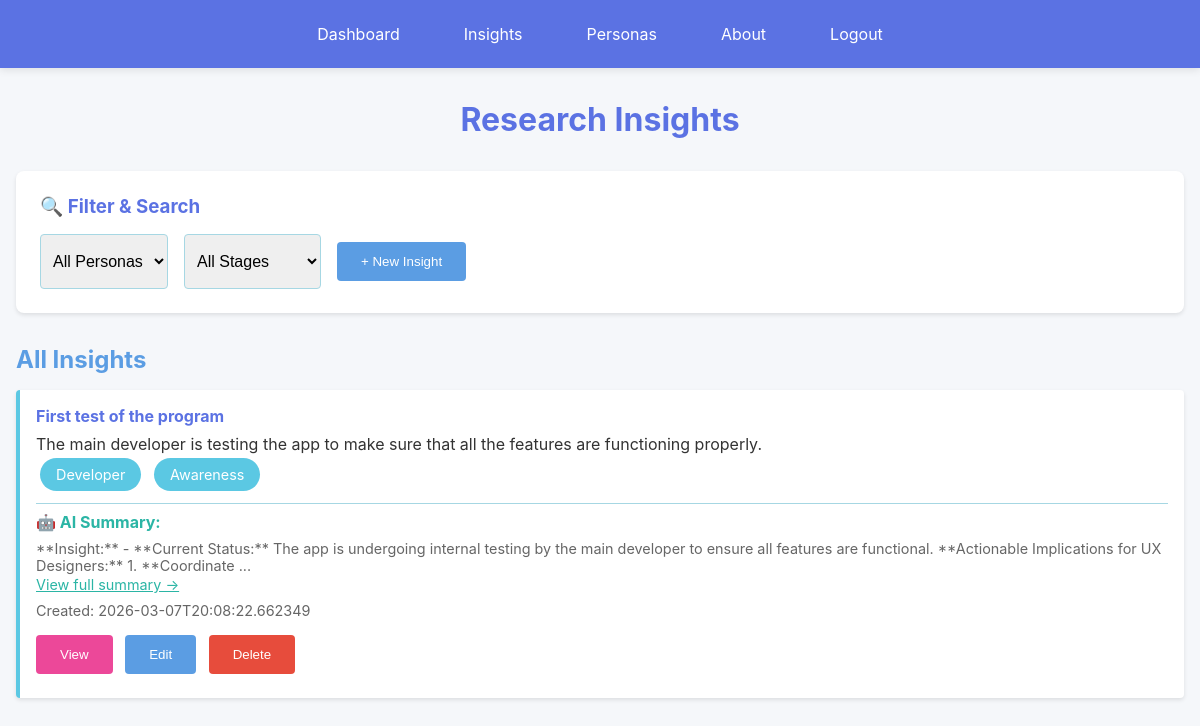
Before: /insights (signed in) with the older database file.
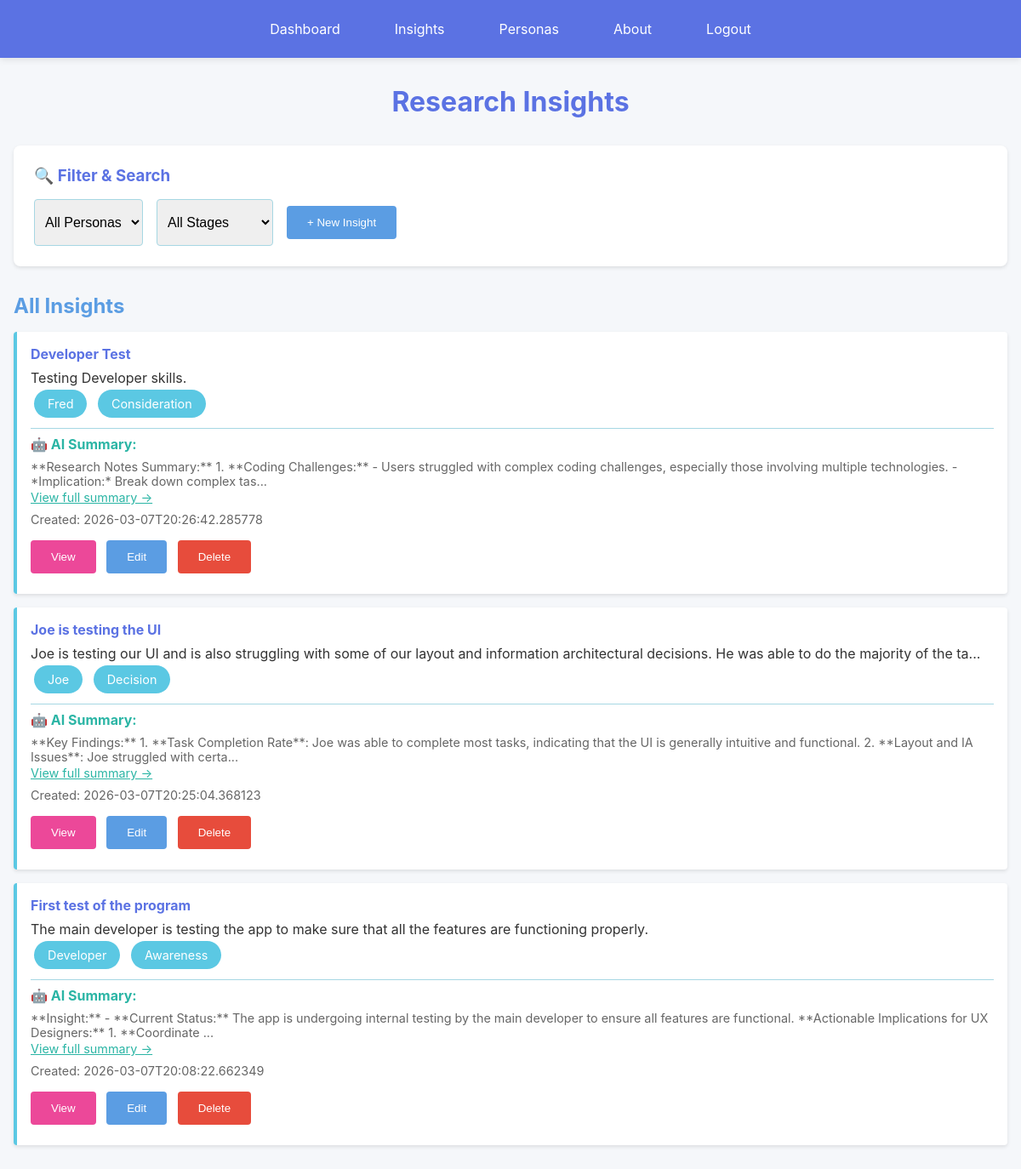
After: the same page with the newer database file.
### models.py (models this page shows, shortened)
class Insight(db.Model):
    __tablename__ = 'insights'
    id = db.Column(db.Integer, primary_key=True)
    user_id = db.Column(db.Integer, db.ForeignKey('users.id'), nullable=True, index=True)
    title = db.Column(db.String(200), nullable=False)
    description = db.Column(db.Text, nullable=False)
    persona_id = db.Column(db.Integer, db.ForeignKey('personas.id'), nullable=True)
    journey_stage = db.Column(db.String(100), nullable=True)
    timestamp = db.Column(db.DateTime, nullable=False, default=datetime.utcnow)
    ai_summary = db.Column(db.Text, nullable=True)
    def to_dict(self):
        return {
            'id': self.id,
            'user_id': self.user_id,
            'title': self.title,
            'description': self.description,
            'persona_id': self.persona_id,
            'persona_name': self.persona.name if self.persona else None,
            'journey_stage': self.journey_stage,
            'timestamp': self.timestamp.isoformat() if self.timestamp else None,
            'ai_summary': self.ai_summary
        }

class Persona(db.Model):
    __tablename__ = 'personas'
    id = db.Column(db.Integer, primary_key=True)
    user_id = db.Column(db.Integer, db.ForeignKey('users.id'), nullable=True, index=True)
    name = db.Column(db.String(200), nullable=False)
    description = db.Column(db.Text, nullable=False)
    timestamp = db.Column(db.DateTime, nullable=False, default=datetime.utcnow)
    insights = db.relationship('Insight', backref='persona', lazy=True, cascade='all, delete-orphan')
    def to_dict(self):
        return {
            'id': self.id,
            'user_id': self.user_id,
            'name': self.name,
            'description': self.description,
            'timestamp': self.timestamp.isoformat() if self.timestamp else None
        }

### web_app.py (the view)
@app.route('/insights')
@login_required
def insights():
    user_id = current_user_id()
    insights_list = Insight.query.filter_by(user_id=user_id).order_by(Insight.timestamp.desc()).all()
    personas_list = Persona.query.filter_by(user_id=user_id).all()
    return render_template(
        'insights.html',
        insights=[insight.to_dict() for insight in insights_list],
        personas=[persona.to_dict() for persona in personas_list]
    )

### web_app.py (called while the page is built)
def current_user_id():
    return session.get('user_id')

def get_current_user():
    user_id = current_user_id()
    if not user_id:
        return None
    return User.query.get(user_id)

def login_required(view_func):
    @wraps(view_func)
    def wrapped(*args, **kwargs):
        if not current_user_id():
            flash('Please log in to continue.', 'error')
            return redirect(url_for('login'))
        return view_func(*args, **kwargs)
    return wrapped

@app.context_processor
def inject_shared_context():
    return {
        'colors': COLORS,
        'current_user': get_current_user()
    }

### templates/insights.html (shortened to what this page needs)
{% extends "base.html" %}
{% block content %}
<h1>Research Insights</h1>
<div class="filter-section">
    <h3>🔍 Filter & Search</h3>
    <div class="filter-group">
        <select id="personaFilter" onchange="filterInsights()">
            <option value="">All Personas</option>
        </select>
        <select id="stageFilter" onchange="filterInsights()">
            <option value="">All Stages</option>
        </select>
        <button class="btn btn-secondary" onclick="window.location.href='/insights/new'">+ New Insight</button>
    </div>
</div>
<h2>All Insights</h2>
{% if insights %}
<div class="insights-list">
    {% for insight in insights %}
    <div class="insight-item">
        <h4><a href="/insights/{{ insight.id }}" style="color: var(--royal-blue); text-decoration: none;">{{ insight.title }}</a></h4>
        <p>{{ insight.description[:150] }}{% if insight.description|length > 150 %}...{% endif %}</p>
        {% if insight.persona_id %}
        <span class="chip">{{ insight.persona_name }}</span>
        {% endif %}
        {% if insight.journey_stage %}
        <span class="chip">{{ insight.journey_stage }}</span>
        {% endif %}
        {% if insight.ai_summary %}
        <div style="margin-top: 0.5rem; padding-top: 0.5rem; border-top: 1px solid var(--soft-blue);">
            <strong style="color: var(--bright-turquoise);">🤖 AI Summary:</strong>
            <p style="font-size: 0.9rem; color: #666; margin-top: 0.5rem;">{{ insight.ai_summary[:200] }}{% if insight.ai_summary|length > 200 %}...{% endif %}</p>
            <a href="/insights/{{ insight.id }}" style="color: var(--bright-turquoise); font-size: 0.9rem;">View full summary →</a>
        </div>
        {% else %}
        <div style="margin-top: 0.5rem;">
            <button class="btn btn-ai" onclick="generateSummary('{{ insight.id }}')">Generate AI Summary</button>
        </div>
        {% endif %}
        <div class="meta">Created: {{ insight.timestamp }}</div>
        <div style="margin-top: 0.5rem;">
            <button class="btn btn-view" onclick="window.location.href='/insights/{{ insight.id }}'">View</button>
            <button class="btn btn-secondary" onclick="editInsight('{{ insight.id }}')">Edit</button>
            <button class="btn" onclick="deleteInsight('{{ insight.id }}')" style="background-color: #e74c3c;">Delete</button>
        </div>
    </div>
    {% endfor %}
</div>
{% else %}
<div class="empty-state">
    <p>No insights created yet.</p>
    <button class="btn" onclick="window.location.href='/insights/new'">Create Your First Insight</button>
</div>
{% endif %}
{% endblock %}

### templates/base.html (shortened to what this page needs)
<!DOCTYPE html>
<html lang="en">
<head>
    <link rel="stylesheet" href="{{ url_for('static', filename='style.css') }}">
</head>
<body>
    <nav>
        <ul>
            {% if current_user %}
            <li><a href="{{ url_for('dashboard') }}">Dashboard</a></li>
            <li><a href="{{ url_for('insights') }}">Insights</a></li>
            <li><a href="{{ url_for('personas') }}">Personas</a></li>
            {% endif %}
            <li><a href="{{ url_for('about') }}">About</a></li>
            {% if current_user %}
            <li>
                <form method="POST" action="{{ url_for('logout') }}" style="display: inline;">
                    <button type="submit">Logout</button>
                </form>
            </li>
            {% else %}
            <li><a href="{{ url_for('login') }}">Login</a></li>
            <li><a href="{{ url_for('register') }}">Register</a></li>
            {% endif %}
        </ul>
    </nav>
    <div class="container">
        {% block content %}{% endblock %}
    </div>
</body>
</html>

### static/style.css (style rules this page uses)
* { margin: 0; padding: 0; box-sizing: border-box; }
body { font-family: -apple-system, BlinkMacSystemFont, 'Segoe UI', Roboto, Oxygen, Ubuntu, Cantarell, sans-serif; background-color: #f5f7fa; color: #333; }
nav { background-color: var(--royal-blue); padding: 1rem 0; box-shadow: 0 2px 8px rgba(0,0,0,0.1); position: sticky; top: 0; z-index: 100; }
nav ul { list-style: none; display: flex; justify-content: center; align-items: center; gap: 2rem; max-width: 1200px; margin: 0 auto; padding: 0 1rem; }
nav a { color: white; text-decoration: none; padding: 0.5rem 1rem; border-radius: 4px; transition: background-color 0.3s; }
nav form { display: inline; margin: 0; padding: 0; }
nav button { color: white; text-decoration: none; padding: 0.5rem 1rem; border-radius: 4px; transition: background-color 0.3s; background: transparent; border: none; cursor: pointer; font-size: inherit; font-family: inherit; vertical-align: baseline; }
.container { max-width: 1200px; margin: 0 auto; padding: 2rem 1rem; }
h1 { color: var(--royal-blue); margin-bottom: 2rem; text-align: center; }
h2 { color: var(--medium-blue); margin: 1.5rem 0 1rem 0; }
.btn { background-color: var(--royal-blue); color: white; padding: 0.75rem 1.5rem; border: none; border-radius: 4px; cursor: pointer; transition: background-color 0.3s; margin: 0.5rem 0.5rem 0.5rem 0; }
.btn-secondary { background-color: var(--medium-blue); }
.btn-view { background-color: var(--pink); }
.chip { display: inline-block; background-color: var(--sky-blue); color: white; padding: 0.5rem 1rem; border-radius: 20px; margin: 0.25rem; font-size: 0.9rem; }
.filter-section { background: var(--white); padding: 1.5rem; border-radius: 8px; margin-bottom: 2rem; box-shadow: 0 2px 4px rgba(0,0,0,0.1); }
.filter-section h3 { color: var(--royal-blue); margin-bottom: 1rem; }
.filter-group { display: flex; gap: 1rem; flex-wrap: wrap; }
select, input { padding: 0.5rem; border: 1px solid var(--soft-blue); border-radius: 4px; font-size: 1rem; }
.insights-list, .personas-list { display: grid; grid-template-columns: 1fr; gap: 1rem; }
.insight-item, .persona-item { background: var(--white); padding: 1rem; border-left: 4px solid var(--sky-blue); border-radius: 4px; box-shadow: 0 2px 4px rgba(0,0,0,0.1); }
.insight-item h4, .persona-item h4 { color: var(--royal-blue); margin-bottom: 0.5rem; }
.meta { color: #666; font-size: 0.9rem; margin: 0.5rem 0; }

Changed rows visible on the page:
added Insight: title "Developer Test", description "Testing Developer skills.", journey_stage "Consideration", ai_summary "**Research Notes Summary:** 1. **Coding Challenges:** - Users struggled with complex coding challenges, especially those involving multiple technologies. - *Implication:* Break down complex tas"
added Persona: persona_name "Fred"
added Insight: title "Joe is testing the UI", description "Joe is testing our UI and is also struggling with some of our layout and information architectural decisions. He was able to do the majority of the ta", journey_stage "Decision", ai_summary "**Key Findings:** 1. **Task Completion Rate**: Joe was able to complete most tasks, indicating that the UI is generally intuitive and functional. 2. **Layout and IA Issues**: Joe struggled with certa"
now on this page (row unchanged): Persona: persona_name "Joe"
Other visible differences:
new list line: "🤖 AI Summary: ... View full summary → Created: 2026-03-07T20:26:42.285778 View Edit Delete"
new list line: "... 🤖 AI Summary: ... View full summary → Created: 2026-03-07T20:25:04.368123 View Edit Delete"
